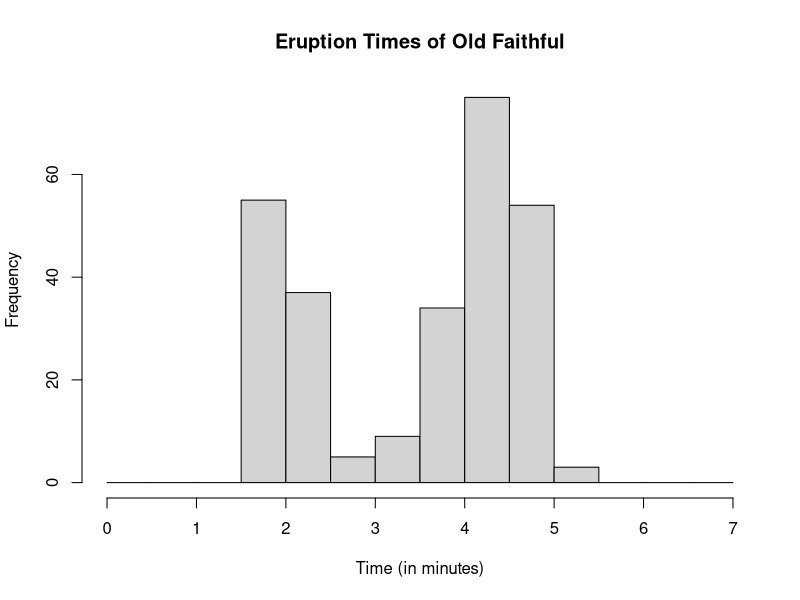
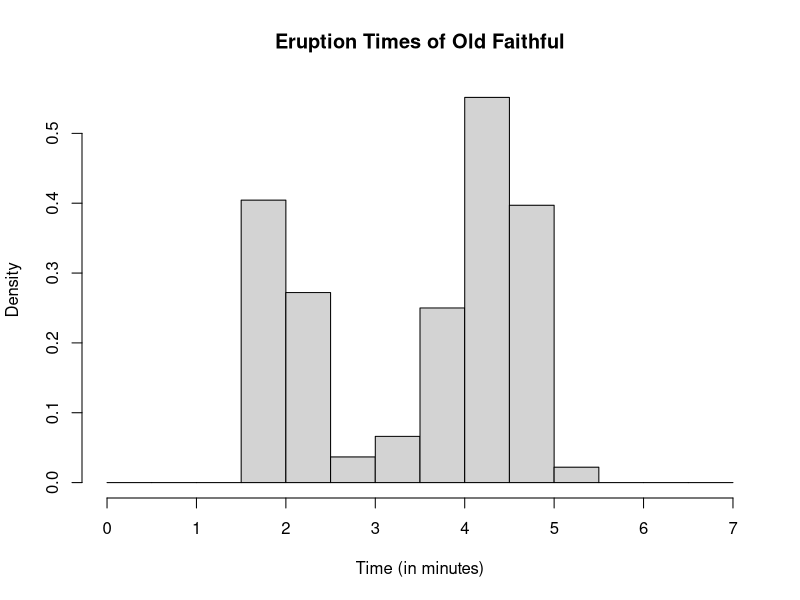
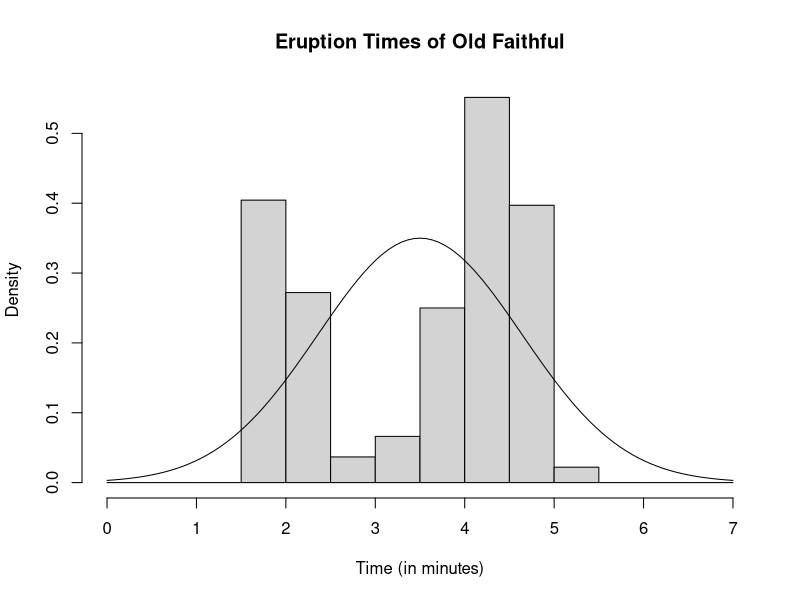
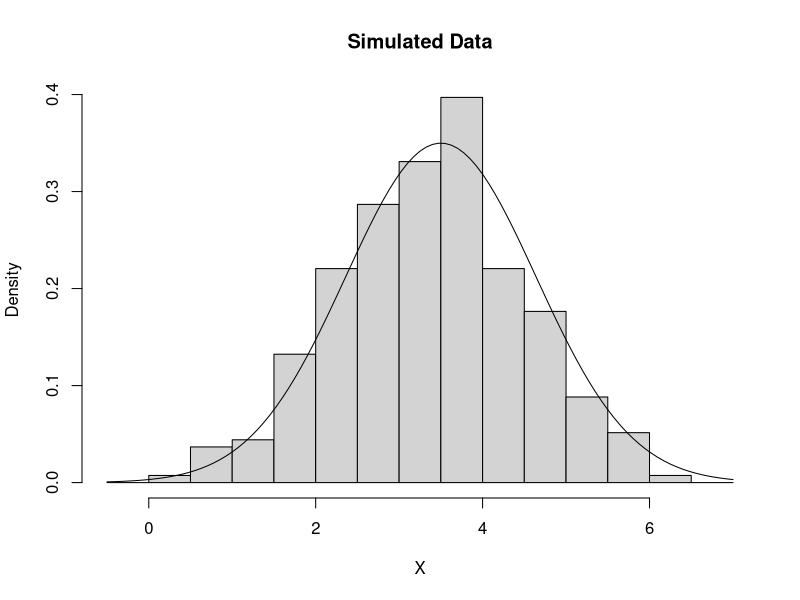
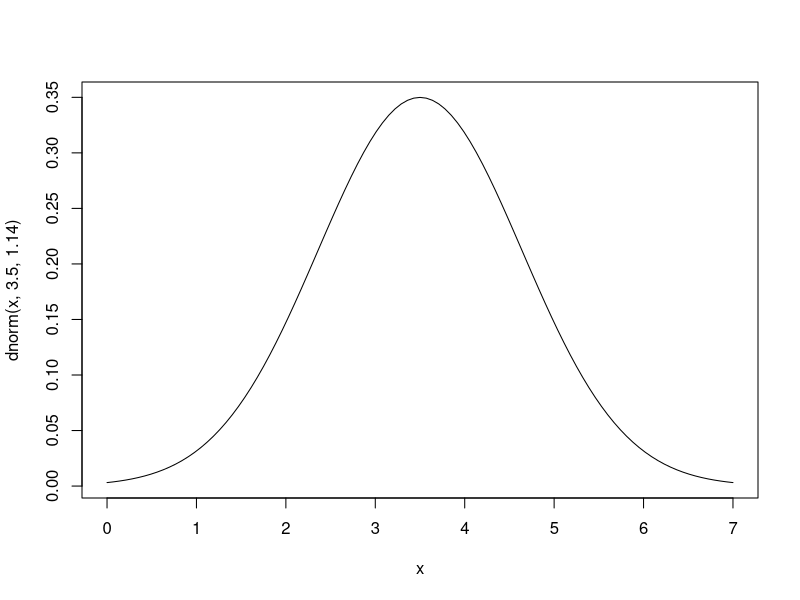
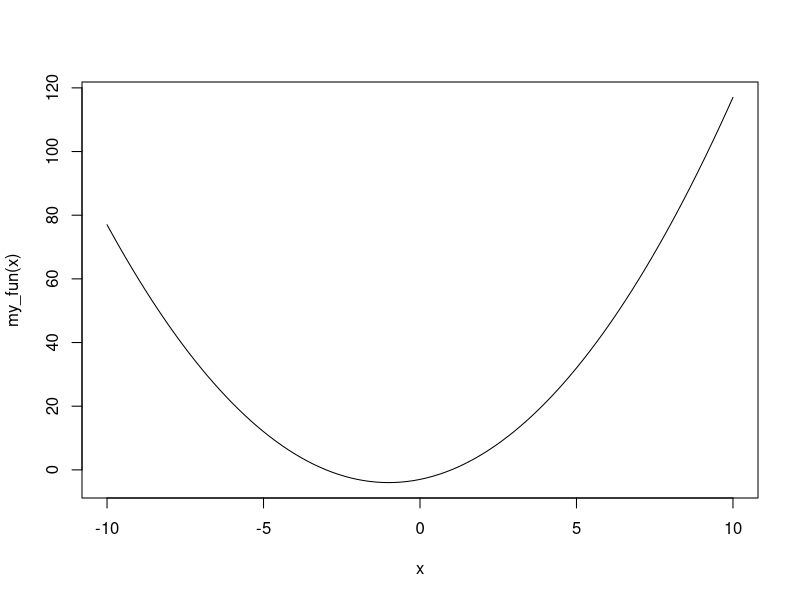
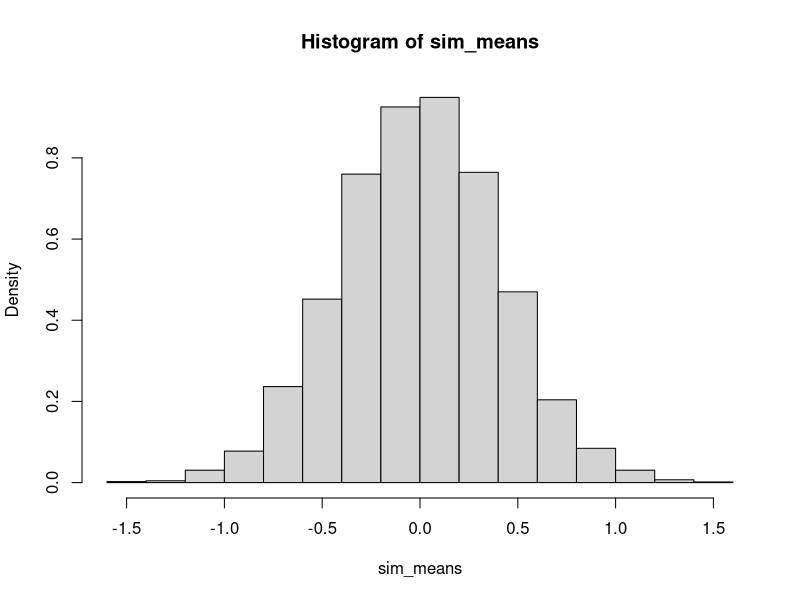
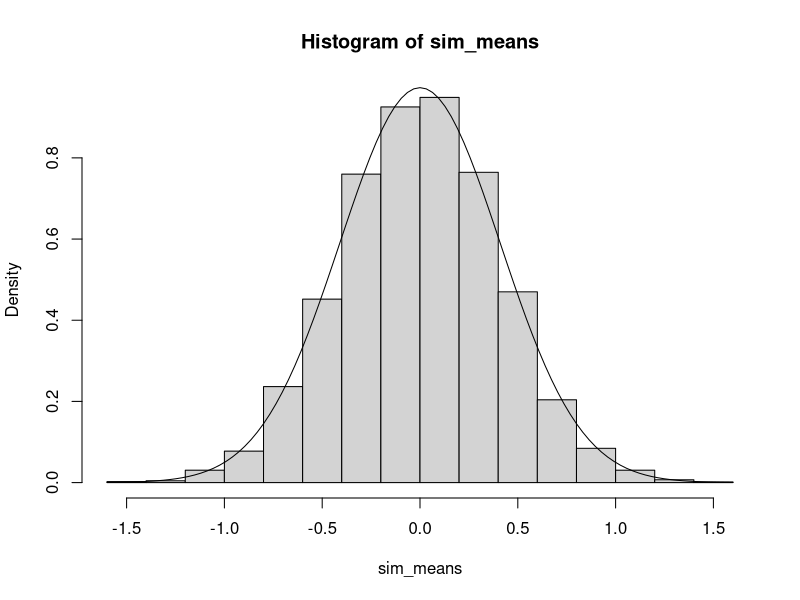

Source code (R) for these figures, in order:
## ---- chunk 1
hist(faithful$eruptions, 
     main = "Eruption Times of Old Faithful", 
     xlab = "Time (in minutes)", 
     breaks = seq(0, 7, by = .5))
## ---- chunk 2
hist(faithful$eruptions, 
     main = "Eruption Times of Old Faithful", 
     xlab = "Time (in minutes)", 
     breaks = seq(0, 7, by = .5), 
     freq = FALSE)
## ---- chunk 3
# Generate a single normal random variable with mean 0 and standard deviation 1
rnorm(1)


# Generate 20 normal random variables with mean 0 and standard deviation 1
rnorm(20)
## ---- chunk 4
# Normal random variable with mean 10, and standard deviation 0.5 
rnorm(1, mean = 10, sd = 0.5)

# Normal random variable with mean 10, and standard deviation 0.5 
rnorm(20, mean = 10, sd = 0.5)
## ---- chunk 5
# Relative probability of observing the value 0.25
# for a normal random variable with mean 0 and standard devation 1
dnorm(0.25)

# Relative probability of observing the value 0.25, -0.5, 2
# for a normal random variable with mean 0 and standard devation 1
dnorm(c(0.25, -0.5, 2))
## ---- chunk 6
set.seed(1)
runif(10, min = -5, max = 5)
## ---- chunk 7
sample(c("Heads", "Tails"), size=1 , prob = c(0.5, 0.5))
## ---- chunk 8
sample(c("Heads", "Tails"), size=10 , prob = c(0.5, 0.5), replace = TRUE)
## ---- chunk 9
set.seed(1)
sample(c("Heads", "Tails"), size=10 , prob = c(0.5, 0.5), replace = TRUE)
## ---- chunk 10
coin_flip_heads3 <- function(){
        coin_flip <- sample(c("Heads", "Tails"), size=10 , 
                           prob = c(0.5, 0.5), replace = TRUE)
        num_heads <- length(which(coin_flip == "Heads"))
        
        if(num_heads == 3){
                heads3 = TRUE
        } else{
                heads3 = FALSE
        }
        return(heads3)
}



# Generates flipping a coin 3 times
# Returns TRUE if exactly 3 flips resulted in heads
# Returns FALSE if otherwise 
coin_flip_heads3()



# Replicate the experiment 10,000 times
see_heads3 <- replicate(10000, coin_flip_heads3())

# How many of these experiments results in 3 heads???
# Probability of seeing exactly 3 heads is approximately 12%
table(see_heads3)/10000
## ---- chunk 11
hist(faithful$eruptions, 
     main = "Eruption Times of Old Faithful", 
     xlab = "Time (in minutes)", 
     breaks = seq(0, 7, by = .5), 
     freq = FALSE)

curve(dnorm(x, 3.5, 1.14), add = TRUE)
## ---- chunk 12
gen_data <- rnorm(272, mean = 3.5, sd = 1.14)

hist(gen_data, 
     main = "Simulated Data", 
     xlab = "X", 
     breaks = seq(-0.5, 7, by = .5), 
     freq = FALSE)

curve(dnorm(x, 3.5, 1.14), add = TRUE)
## ---- chunk 13
curve(dnorm(x, 3.5, 1.14), 0, 7, add = FALSE)
## ---- chunk 14
my_fun <- function(x){
        y = x^2 + 2*x - 3
        return(y)
}

curve(my_fun(x), -10, 10)
## ---- chunk 15
# Simulate a sample of 50 observations that are uniformly distributed 
gen_unif_mean = function(the_min, the_max){
        gen_data = runif(50, the_min, the_max)
        the_mean = mean(gen_data)
        the_parameters = c(the_min, the_max)
        results = list(the_mean, the_parameters)
        names(results) = c("mean", "parameters")
        return(results)
}

# Simulate 10000 samples, each of size 50, where the minumum value is -5
# And the maximum value is 5
set.seed(123)
sim_means <- replicate(10000, gen_unif_mean(the_min = -5, the_max=5)$mean)


# histogram of results
hist(sim_means, freq = FALSE)
## ---- chunk 16

# histogram of results
hist(sim_means, freq = FALSE)

# Add normal curve according to CLT
curve(dnorm(x, mean = 0, sd = 0.41), add = TRUE)
